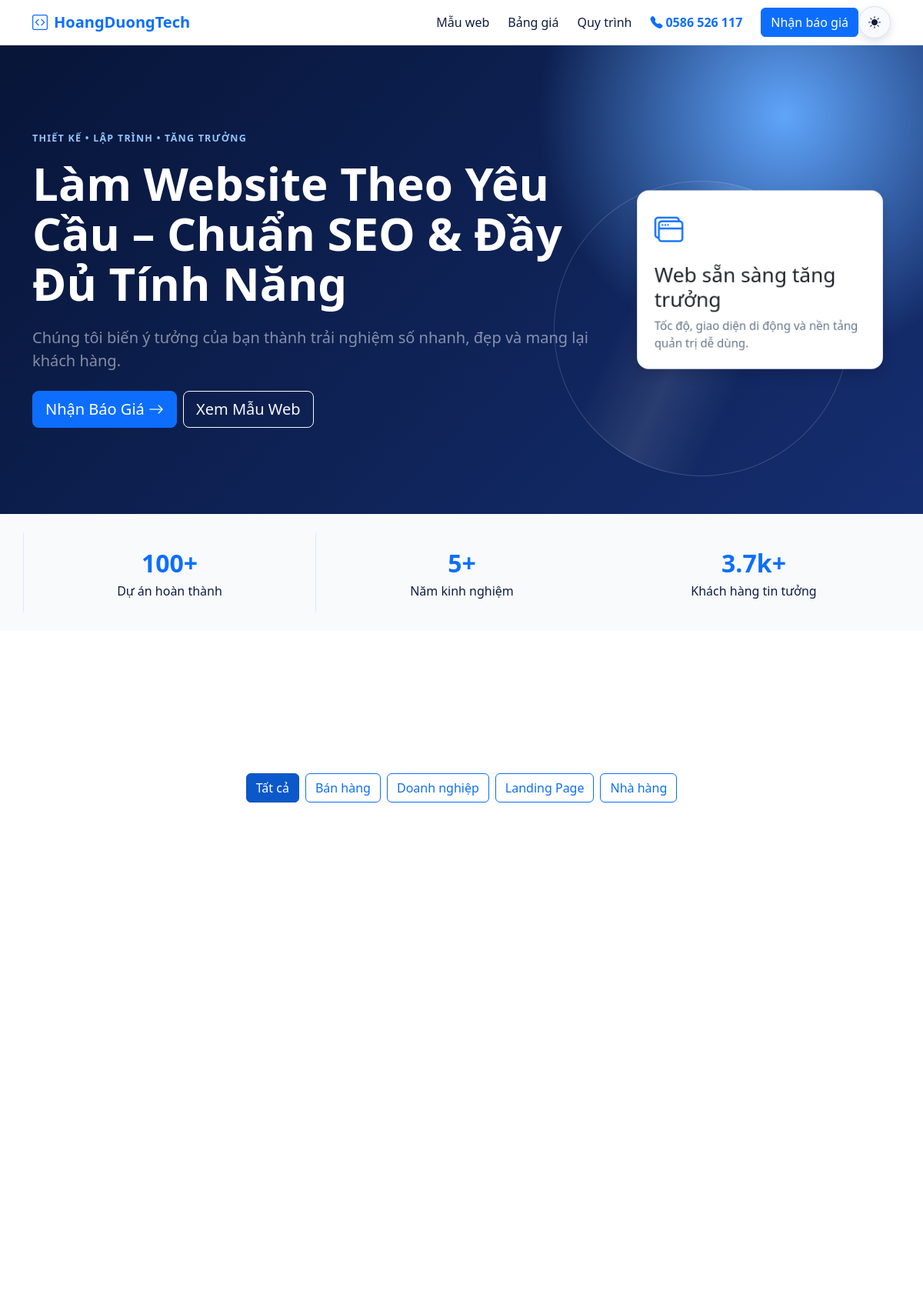
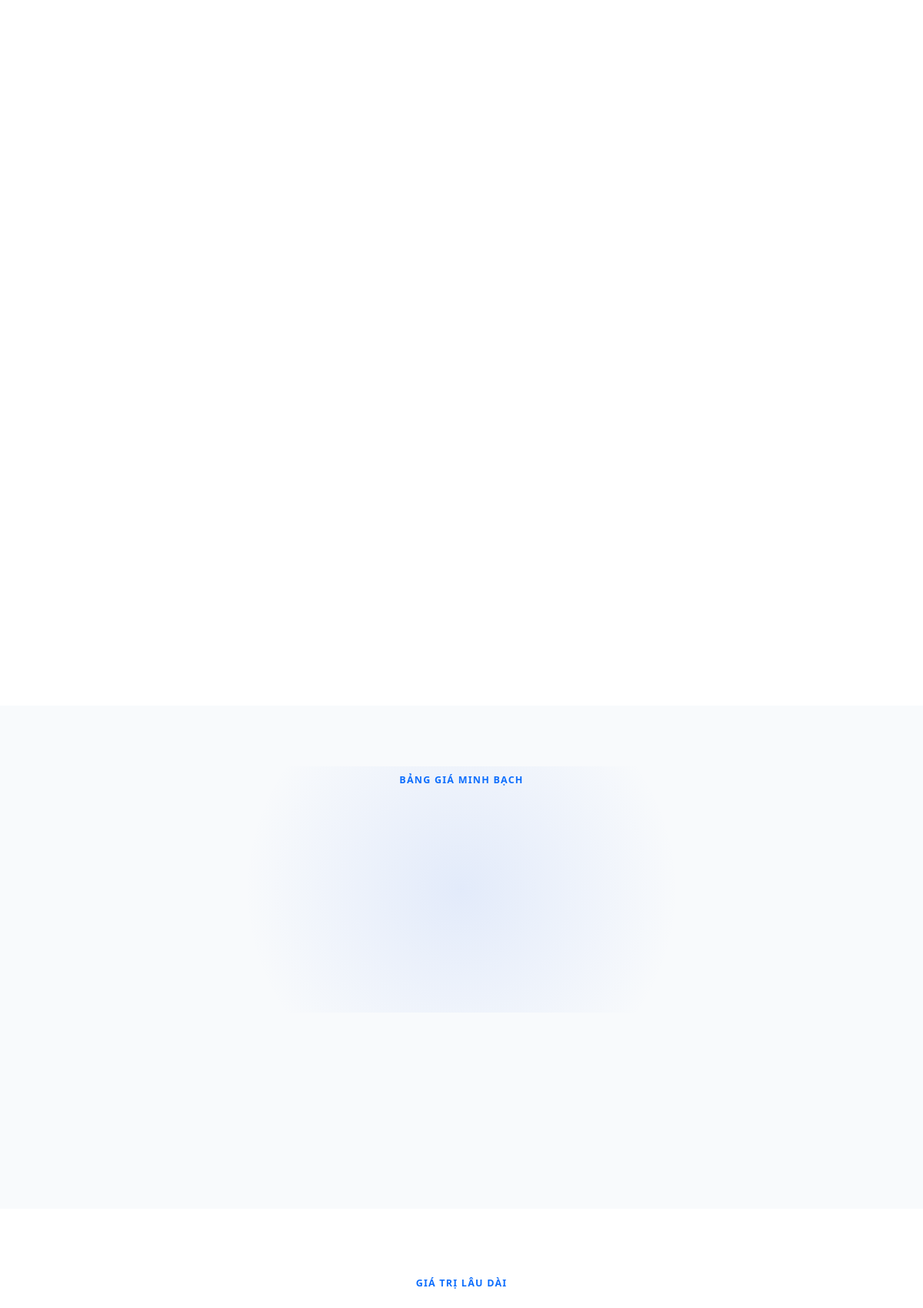
The page / (upper part) on the database its author committed (2 pictures, top to bottom).
### tables this page shows
CREATE TABLE categories (id INT UNSIGNED AUTO_INCREMENT PRIMARY KEY, name VARCHAR(100) NOT NULL, slug VARCHAR(120) NOT NULL UNIQUE);

### includes/bootstrap.php (called while the page is built, shortened)
<?php
function e(?string $value): string
{
    return htmlspecialchars((string)$value, ENT_QUOTES, 'UTF-8');
}

### index.php (the view, shortened to what this page needs)
<?php require __DIR__ . '/includes/bootstrap.php';
$pdo = db();
$categories = $pdo->query('SELECT * FROM categories ORDER BY name')->fetchAll();
$templates = $pdo->query('SELECT t.*,c.slug category_slug,c.name category_name FROM templates t JOIN categories c ON c.id=t.category_id WHERE t.status="active" ORDER BY t.id DESC')->fetchAll();
$plans = $pdo->query('SELECT * FROM pricing_plans ORDER BY price')->fetchAll();
require 'includes/header.php'; ?>
<main>
    <section class="hero hero-scene" data-reveal="fade-up" data-hero-section>
        <div class="container">
            <div class="row align-items-center g-5">
                <div class="col-lg-8">
                    <p class="eyebrow mb-3">Thiết kế • Lập trình • Tăng trưởng</p>
                    <h1 class="fw-bold mb-4 hero-title" data-hero-title>Làm Website Theo Yêu Cầu – Chuẩn SEO & Đầy Đủ Tính Năng</h1>
                    <p class="lead text-white-50 mb-4">Chúng tôi biến ý tưởng của bạn thành trải nghiệm số nhanh, đẹp và mang lại khách hàng.</p><a data-magnetic data-ripple href="#dang-ky" class="btn btn-primary btn-lg me-2">Nhận Báo Giá <i class="bi bi-arrow-right"></i></a><a data-magnetic data-ripple href="#mau-web" class="btn btn-outline-light btn-lg">Xem Mẫu Web</a>
                </div>
                <div class="col-lg-4">
                    <div class="p-4 rounded-4 bg-white text-dark shadow hero-media" data-reveal="zoom-in" data-hero-media><i class="bi bi-window-stack fs-1 text-primary"></i>
                        <h3 class="mt-3">Web sẵn sàng tăng trưởng</h3>
                        <p class="mb-0 text-secondary">Tốc độ, giao diện di động và nền tảng quản trị dễ dùng.</p>
                    </div>
                </div>
            </div>
        </div>
    </section>
    <section class="py-4 bg-light">
        <div class="container">
            <div class="row text-center">
                <div class="col-md-4 stat py-3"><strong class="fs-2 text-primary">100+</strong>
                    <div>Dự án hoàn thành</div>
                </div>
                <div class="col-md-4 stat py-3"><strong class="fs-2 text-primary">5+</strong>
                    <div>Năm kinh nghiệm</div>
                </div>
                <div class="col-md-4 py-3"><strong class="fs-2 text-primary">3.7k+</strong>
                    <div>Khách hàng tin tưởng</div>
                </div>
            </div>
        </div>
    </section>
    <section id="mau-web" class="section horizontal-showcase" data-horizontal-scroll>
        <div class="container">
            <div class="d-flex justify-content-center flex-wrap gap-2 mb-4"><button class="btn btn-primary active" data-category="all">Tất cả</button><?php foreach ($categories as $c): ?><button class="btn btn-outline-primary" data-category="<?= e($c['slug']) ?>"><?= e($c['name']) ?></button><?php endforeach ?></div>
            <div class="row g-4 horizontal-track"><?php foreach ($templates as $t): ?><div class="col-md-6 col-lg-4 template-item" data-category="<?= e($t['category_slug']) ?>">
                    </div><?php endforeach ?></div>
        </div>
    </section>
    <section id="bang-gia" class="section bg-light pricing-showcase" data-price-section>
        <div class="container">
            <div class="text-center mb-5">
                <p class="eyebrow text-primary">Bảng giá minh bạch</p>
                <h2 class="fw-bold split-heading" data-price-heading>Gói dịch vụ phù hợp với bạn</h2>
            </div>
            <div class="row g-4 justify-content-center price-grid"><?php foreach ($plans as $p): ?><?php endforeach ?></div>
        </div>
    </section>
    <section id="cong-dung" class="section">
        <div class="container">
            <div class="text-center mb-5">
                <p class="eyebrow text-primary">Giá trị lâu dài</p>
                <h2 class="fw-bold split-heading">Website mang lại gì cho doanh nghiệp?</h2>
            </div>
        </div>
    </section>
</main><?php require 'includes/footer.php'; ?>

### assets/style.css (style rules this page uses)
:root { --ink:#0e1b42;--blue:#2563eb;--soft:#eff6ff }
html { scroll-behavior:smooth }
body { color:var(--ink) }
.hero { background:radial-gradient(circle at 85% 15%,#60a5fa,transparent 28%),linear-gradient(135deg,#071538,#152e70);color:#fff;padding:7rem 0 }
.hero h1 { font-size:clamp(2.4rem,5vw,4.5rem);line-height:1.08 }
.eyebrow { letter-spacing:.1em;text-transform:uppercase;font-size:.78rem;font-weight:700;color:#93c5fd }
.stat { border-left:1px solid #dbeafe }
.section { padding:5.5rem 0 }
.btn { position:relative;overflow:hidden;transition:transform .2s ease,box-shadow .2s ease }
.btn:before { content:"";position:absolute;inset:0;background:linear-gradient(110deg,transparent 25%,#ffffff66 50%,transparent 75%);transform:translateX(-120%);transition:transform .6s ease }
.btn>* { position:relative }
[data-reveal] { opacity:0;transform:translateY(24px);transition:opacity .7s ease,transform .7s cubic-bezier(.2,.7,.2,1) }
[data-reveal="zoom-in"] { transform:scale(.94) }
[data-reveal].is-visible { opacity:1;transform:none }

### assets/scroll-effects.css (style rules this page uses)
.hero-scene { position:relative;overflow:hidden;isolation:isolate }
.hero-scene:after { content:"";position:absolute;inset:0;background:linear-gradient(115deg,transparent 30%,rgba(255,255,255,.1),transparent 65%);pointer-events:none;z-index:-1 }
.hero-title { will-change:transform }
.hero-media { will-change:transform }
.split-heading,.split-supporting-text { overflow:hidden }
.horizontal-showcase { overflow:hidden }
.horizontal-track { will-change:transform }
.horizontal-track .template-item { will-change:transform }
@media (min-width:992px) { .horizontal-showcase { min-height:calc(100vh - 72px);display:flex;align-items:center } }
@media (min-width:992px) { .horizontal-showcase>.container { width:100% } }
@media (min-width:992px) { .horizontal-showcase .horizontal-track { flex-wrap:nowrap;margin-left:0;margin-right:0 } }
@media (min-width:992px) { .horizontal-showcase .template-item { flex:0 0 min(31vw,420px);max-width:none;padding-left:.75rem;padding-right:.75rem } }

### assets/pricing-effects.css (style rules this page uses)
.pricing-showcase { position:relative;overflow:hidden }
.pricing-showcase:before { content:"";position:absolute;top:12%;left:50%;width:min(48rem,80vw);height:20rem;background:radial-gradient(circle,rgba(37,99,235,.1),transparent 68%);transform:translateX(-50%);pointer-events:none }
.pricing-showcase>.container { position:relative }

### assets/css/3d-effects.css (style rules this page uses)
:root { --motion-perspective: 1100px; --motion-glow: rgba(74, 144, 255, .34); }
.hero-scene { position: relative; isolation: isolate; overflow: hidden; }
.hero-scene::after { content: ''; position: absolute; inset: auto 8% 8% auto; width: 24rem; height: 24rem; border: 1px solid rgba(255,255,255,.16); border-radius: 50%; transform: translateZ(-1px); pointer-events: none; }
[data-magnetic] { will-change: transform; transition: transform .2s ease; }
[data-ripple] { position: relative; overflow: hidden; transform: translateZ(0); }

### assets/css/theme.css (style rules this page uses)
:root { --bg-color: #ffffff; --text-color: #0e1b42; --muted-color: #64748b; --card-bg: #ffffff; --surface-bg: #f8fafc; --border-color: #dbe3ef; --shadow-color: rgba(14, 27, 66, .13); color-scheme: light; }
html, body { background-color: var(--bg-color); color: var(--text-color); transition: background-color .4s ease-in-out, color .4s ease-in-out; }
body, .navbar, .card, .bg-light, .form-control, .form-select, .table, .modal-content { border-color: var(--border-color) !important; }
body .text-secondary { color: var(--muted-color) !important; }
.bg-light { background-color: var(--surface-bg) !important; }

### rows shown on the page
categories: name "Bán hàng"
categories: name "Doanh nghiệp"
categories: name "Landing Page"
categories: name "Nhà hàng"

### other values the page prints
$site['site_name'] "HoangDuongTech"
